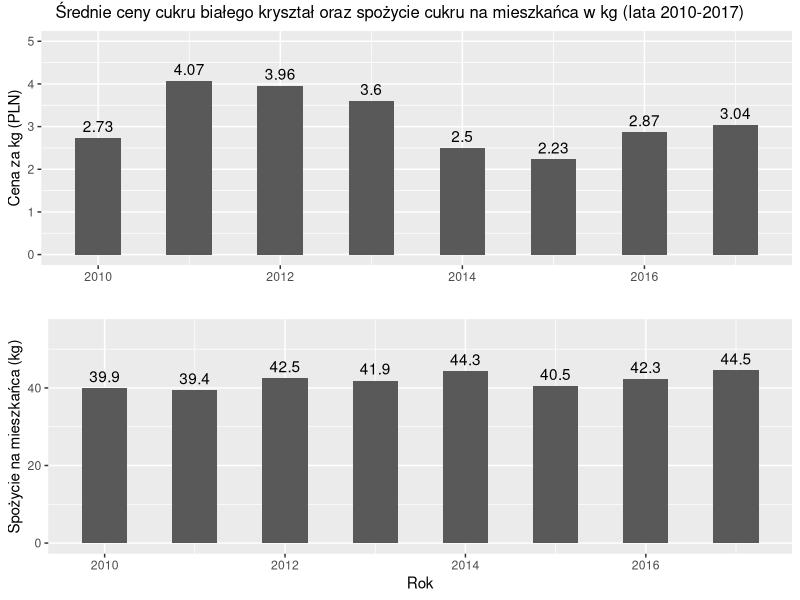

Write the R code that produced this figure.
## ---- chunk 1
knitr::opts_chunk$set(echo = FALSE)
knitr::opts_chunk$set(message = FALSE)
## ---- chunk 2

# libraries

library(ggplot2)
library(patchwork)
library(gridExtra)

# data preparation

years <-  2010:2017
sugar_consumption_per_capita <-  c(39.9, 39.4, 42.5, 41.9, 44.3, 40.5, 42.3, 44.5) # in kilograms
limits1 <- range(sugar_consumption_per_capita)
sugar_price <-  c(2.73, 4.07, 3.96, 3.60, 2.50, 2.23, 2.87, 3.04) # for 1 kilogram in PLN
limits2 <- range(sugar_price)
sugar_in_Poland <-  data.frame(years,
                             sugar_consumption_per_capita,
                             sugar_price)

# plotting

p1 <- ggplot(data = sugar_in_Poland, aes(x = years, y = sugar_price, label = sugar_price)) +
  scale_y_continuous(limits = c(0, ceiling(limits2[2]))) +
  geom_bar(stat = 'identity', width = 0.5, position = 'dodge') +
  geom_text(vjust = -0.5) +
  ylab("Cena za kg (PLN)") +
  xlab("")

p2 <- ggplot(data = sugar_in_Poland, aes(x = years, y = sugar_consumption_per_capita, label = sugar_consumption_per_capita)) +
  scale_y_continuous(limits = c(0, ceiling(limits1[2] + 10))) +
  geom_bar(stat = 'identity', width = 0.5, position = 'dodge') +
  geom_text(vjust = -0.5) +
  xlab("Rok") +
  ylab("Spożycie na mieszkańca (kg)")

grid.arrange(p1,p2, top = 'Średnie ceny cukru białego kryształ oraz spożycie cukru na mieszkańca w kg (lata 2010-2017)')
             
